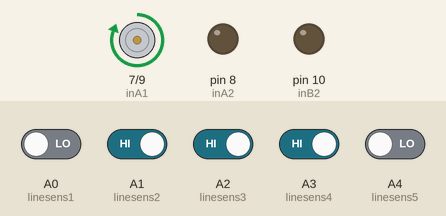
Simulated run of this sketch. Board: Arduino Uno, built with avr-gcc and run on an emulated ATmega328P. On the bench: motor-driver pin pairs drawn as motors (green arrow = first pin HIGH = forward, orange = second pin HIGH = backward, longer = more drive), output pins drawn as LEDs (lit = HIGH). The test bench sets the inputs (shaded band); at power-on: A1 (linesens2), A2 (linesens3), A3 (linesens4) HIGH, A0 (linesens1), A4 (linesens5) LOW.

Above: at 1.2 s.
1.3 s: A4 (linesens5) driven HIGH
At 2.4 s:
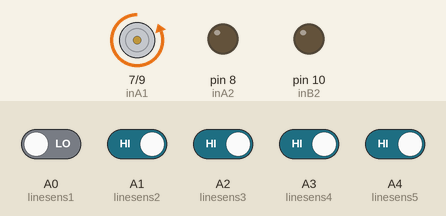
2.8 s: A4 (linesens5) driven LOW
At 3.6 s:
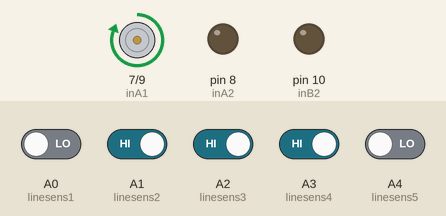
Timing chart, 0 to 5.8 s (numbered marks = the images above; inputs shaded):
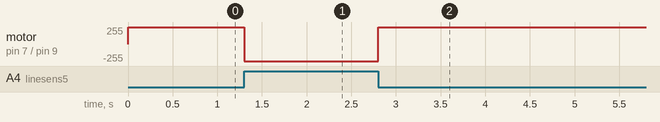

The sketch:

run-number-8-line.ino
```cpp
#define enA 6
#define enB 11

#define inA1 7  //Định nghĩa chân in1 của động cơ A // A is left tire
#define inA2 8//Định nghĩa chân in2 của động cơ A
#define inB1 9 //Định nghĩa chân in3 của động cơ B // B is right tire
#define inB2 10//Định nghĩa chân in4 của động cơ B

#define linesens2 A1 //Định nghĩa chân cảm biến line 1
#define linesens3 A2 //Định nghĩa chân cảm biến line 2
#define linesens4 A3 //Định nghĩa chân cảm biến line 3
#define linesens5 A4 //Định nghĩa chân cảm biến line 1
#define linesens1 A0 //Định nghĩa chân cảm biến line 2

#define MAX_SPEED 90


int status = 100; // default 0
int online = 1;   // 0 la trai, 1 la giua, 2 la ben phai, 4 thi dung lai
int counter = 0;
void setup() {

  // set pin for motor and sensor
    pinMode(inA1, OUTPUT);//Set chân in1 của dc A là output
    pinMode(inA2, OUTPUT);//Set chân in2 của dc A là output
    pinMode(inB1, OUTPUT);//Set chân in1 của dc B là output
    pinMode(inB2, OUTPUT);//Set chân in2 của dc B là output
    pinMode(linesens1, INPUT);//Set chân cảm biến 1 là input
    pinMode(linesens2, INPUT);//Set chân cảm biến 2 là input
    pinMode(linesens3, INPUT);//Set chân cảm biến 3 là input
    pinMode(linesens4, INPUT);//Set chân cảm biến 4 là input
    pinMode(linesens5, INPUT);//Set chân cảm biến 5 là input

    Serial.begin(9600);


}

void loop() {

  if(digitalRead(linesens3) == LOW)
    online = 1;
  if(digitalRead(linesens2) == LOW  || digitalRead(linesens1) == LOW)
      online = 0;
  if(digitalRead(linesens4) == LOW || digitalRead(linesens5) == LOW)
      online = 2;
  if(digitalRead(linesens3) == HIGH  && digitalRead(linesens4) == HIGH  && digitalRead(linesens2) == HIGH ){
      counter++;
      if((counter < 10000)&&(online ==2 ))
        online = 2;
      if((counter < 10000)&&(online ==0 ))
        online = 0;
      if((counter < 10000)&&(online==1 ))
        online = 2;
      if(counter == 10000)
        online = 3;

    }

  switch(online){
    case 1: dithang(); break;
    case 0: retrai(); break;
    case 2: rephai();break;
    case 3: dungxe();break;
  }

 //do_line (inB1, inB2, inA1, inA2, linesens1, linesens2, linesens3, linesens4, linesens5);
}
//////////////////////////////////////////////////////////////////////////////
void dithang(){
  digitalWrite(enA, HIGH);
  digitalWrite(enB, HIGH);
  digitalWrite(inA1, HIGH);
  digitalWrite(inA2, LOW);
  digitalWrite(inB1, HIGH);
  digitalWrite(inB2, LOW);
}

void retrai(){
  digitalWrite(enA, HIGH);
  digitalWrite(enB, HIGH);
  digitalWrite(inA1, LOW);
  digitalWrite(inA2, LOW);
  digitalWrite(inB1, HIGH);
  digitalWrite(inB2, LOW);
}

void rephai(){
  digitalWrite(enA, HIGH);
  digitalWrite(enB, HIGH);
  digitalWrite(inA1, HIGH);
  digitalWrite(inA2, LOW);
  digitalWrite(inB1, LOW);
  digitalWrite(inB2, LOW);
}

void dungxe(){
  digitalWrite(enA, LOW);
  digitalWrite(enB, LOW);
}
```

Measured:
- after the input at 1.3 s, motor on pin 7 (inA1) / pin 9 (inB1): forward 255/255 → backward 255/255 at once
- after the input at 2.8 s, motor on pin 7 (inA1) / pin 9 (inB1): backward 255/255 → forward 255/255 at once
